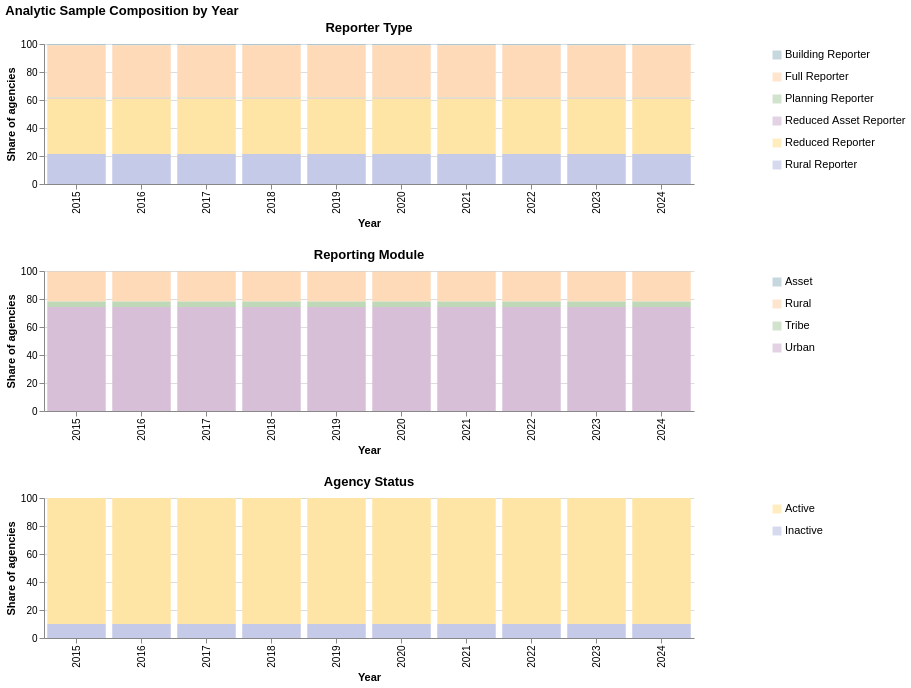

Notebook code for this chart:
### Markdown cell above
Analytical Sample Disclaimer: The mode-level analysis includes all available agency observations in the NTD data and does not separately segment results by reporter type, reporting module, or agency status. The composition of the available agencies varies across years, as shown below, and this variation should be considered when interpreting year-to-year changes in spending, performance, and cost-effectiveness. The results therefore reflect the characteristics of the available reporting sample and should not be interpreted as representing a fixed or identical set of agencies across all years.

### Code cell
sample_chart = chart_ideas.composition_by_year(
    df_merged,
    {
        "reporter_type": "Reporter Type",
        "reporting_module": "Reporting Module",
        "agency_status": "Agency Status",
    },
    chart_title="Analytic Sample Composition by Year"
)

sample_chart

### Figure 1 — Vega specification as saved in the notebook (floating-point values rounded to 4 significant figures)
{"$schema": "https://vega.github.io/schema/vega/v6.json", "data": [{"name": "source_1", "values": [{"category": "Building Reporter", "y": 0}, {"category": "Full Reporter", "y": 1}, {"category": "Planning Reporter", "y": 2}, {"category": "Reduced Asset Reporter", "y": 3}, {"category": "Reduced Reporter", "y": 4}, {"category": "Rural Reporter", "y": 5}]}, {"name": "source_3", "values": [{"category": "Asset", "y": 0}, {"category": "Rural", "y": 1}, {"category": "Tribe", "y": 2}, {"category": "Urban", "y": 3}]}, {"name": "source_5", "values": [{"category": "Active", "y": 0}, {"category": "Inactive", "y": 1}]}, {"name": "source_0", "values": [{"n": 2, "pct": 0.8403, "pct_end": 100.0, "pct_start": 99.16, "reporter_type": "Building Reporter", "year": 2015}, {"n": 89, "pct": 37.39, "pct_end": 99.16, "pct_start": 61.76, "reporter_type": "Full Reporter", "year": 2015}, {"n": 1, "pct": 0.4202, "pct_end": 61.76, "pct_start": 61.34, "reporter_type": "Planning Reporter", "year": 2015}, {"n": 1, "pct": 0.4202, "pct_end": 61.34, "pct_start": 60.92, "reporter_type": "Reduced Asset Reporter", "year": 2015}, {"n": 94, "pct": 39.5, "pct_end": 60.92, "pct_start": 21.43, "reporter_type": "Reduced Reporter", "year": 2015}, {"n": 51, "pct": 21.43, "pct_end": 21.43, "pct_start": 0.0, "reporter_type": "Rural Reporter", "year": 2015}, {"n": 2, "pct": 0.8403, "pct_end": 100.0, "pct_start": 99.16, "reporter_type": "Building Reporter", "year": 2016}, {"n": 89, "pct": 37.39, "pct_end": 99.16, "pct_start": 61.76, "reporter_type": "Full Reporter", "year": 2016}, {"n": 1, "pct": 0.4202, "pct_end": 61.76, "pct_start": 61.34, "reporter_type": "Planning Reporter", "year": 2016}, {"n": 1, "pct": 0.4202, "pct_end": 61.34, "pct_start": 60.92, "reporter_type": "Reduced Asset Reporter", "year": 2016}, {"n": 94, "pct": 39.5, "pct_end": 60.92, "pct_start": 21.43, "reporter_type": "Reduced Reporter", "year": 2016}, {"n": 51, "pct": 21.43, "pct_end": 21.43, "pct_start": 0.0, "reporter_type": "Rural Reporter", "year": 2016}, {"n": 2, "pct": 0.8403, "pct_end": 100.0, "pct_start": 99.16, "reporter_type": "Building Reporter", "year": 2017}, {"n": 89, "pct": 37.39, "pct_end": 99.16, "pct_start": 61.76, "reporter_type": "Full Reporter", "year": 2017}, {"n": 1, "pct": 0.4202, "pct_end": 61.76, "pct_start": 61.34, "reporter_type": "Planning Reporter", "year": 2017}, {"n": 1, "pct": 0.4202, "pct_end": 61.34, "pct_start": 60.92, "reporter_type": "Reduced Asset Reporter", "year": 2017}, {"n": 94, "pct": 39.5, "pct_end": 60.92, "pct_start": 21.43, "reporter_type": "Reduced Reporter", "year": 2017}, {"n": 51, "pct": 21.43, "pct_end": 21.43, "pct_start": 0.0, "reporter_type": "Rural Reporter", "year": 2017}, {"n": 2, "pct": 0.8403, "pct_end": 100.0, "pct_start": 99.16, "reporter_type": "Building Reporter", "year": 2018}, {"n": 89, "pct": 37.39, "pct_end": 99.16, "pct_start": 61.76, "reporter_type": "Full Reporter", "year": 2018}, {"n": 1, "pct": 0.4202, "pct_end": 61.76, "pct_start": 61.34, "reporter_type": "Planning Reporter", "year": 2018}, {"n": 1, "pct": 0.4202, "pct_end": 61.34, "pct_start": 60.92, "reporter_type": "Reduced Asset Reporter", "year": 2018}, {"n": 94, "pct": 39.5, "pct_end": 60.92, "pct_start": 21.43, "reporter_type": "Reduced Reporter", "year": 2018}, {"n": 51, "pct": 21.43, "pct_end": 21.43, "pct_start": 0.0, "reporter_type": "Rural Reporter", "year": 2018}, {"n": 2, "pct": 0.8403, "pct_end": 100.0, "pct_start": 99.16, "reporter_type": "Building Reporter", "year": 2019}, {"n": 89, "pct": 37.39, "pct_end": 99.16, "pct_start": 61.76, "reporter_type": "Full Reporter", "year": 2019}, {"n": 1, "pct": 0.4202, "pct_end": 61.76, "pct_start": 61.34, "reporter_type": "Planning Reporter", "year": 2019}, {"n": 1, "pct": 0.4202, "pct_end": 61.34, "pct_start": 60.92, "reporter_type": "Reduced Asset Reporter", "year": 2019}, {"n": 94, "pct": 39.5, "pct_end": 60.92, "pct_start": 21.43, "reporter_type": "Reduced Reporter", "year": 2019}, {"n": 51, "pct": 21.43, "pct_end": 21.43, "pct_start": 0.0, "reporter_type": "Rural Reporter", "year": 2019}, {"n": 2, "pct": 0.8403, "pct_end": 100.0, "pct_start": 99.16, "reporter_type": "Building Reporter", "year": 2020}, {"n": 89, "pct": 37.39, "pct_end": 99.16, "pct_start": 61.76, "reporter_type": "Full Reporter", "year": 2020}, {"n": 1, "pct": 0.4202, "pct_end": 61.76, "pct_start": 61.34, "reporter_type": "Planning Reporter", "year": 2020}, {"n": 1, "pct": 0.4202, "pct_end": 61.34, "pct_start": 60.92, "reporter_type": "Reduced Asset Reporter", "year": 2020}, {"n": 94, "pct": 39.5, "pct_end": 60.92, "pct_start": 21.43, "reporter_type": "Reduced Reporter", "year": 2020}, {"n": 51, "pct": 21.43, "pct_end": 21.43, "pct_start": 0.0, "reporter_type": "Rural Reporter", "year": 2020}, {"n": 2, "pct": 0.8403, "pct_end": 100.0, "pct_start": 99.16, "reporter_type": "Building Reporter", "year": 2021}, {"n": 89, "pct": 37.39, "pct_end": 99.16, "pct_start": 61.76, "reporter_type": "Full Reporter", "year": 2021}, {"n": 1, "pct": 0.4202, "pct_end": 61.76, "pct_start": 61.34, "reporter_type": "Planning Reporter", "year": 2021}, {"n": 1, "pct": 0.4202, "pct_end": 61.34, "pct_start": 60.92, "reporter_type": "Reduced Asset Reporter", "year": 2021}, {"n": 94, "pct": 39.5, "pct_end": 60.92, "pct_start": 21.43, "reporter_type": "Reduced Reporter", "year": 2021}, {"n": 51, "pct": 21.43, "pct_end": 21.43, "pct_start": 0.0, "reporter_type": "Rural Reporter", "year": 2021}, {"n": 2, "pct": 0.8403, "pct_end": 100.0, "pct_start": 99.16, "reporter_type": "Building Reporter", "year": 2022}, {"n": 89, "pct": 37.39, "pct_end": 99.16, "pct_start": 61.76, "reporter_type": "Full Reporter", "year": 2022}, {"n": 1, "pct": 0.4202, "pct_end": 61.76, "pct_start": 61.34, "reporter_type": "Planning Reporter", "year": 2022}, {"n": 1, "pct": 0.4202, "pct_end": 61.34, "pct_start": 60.92, "reporter_type": "Reduced Asset Reporter", "year": 2022}, {"n": 94, "pct": 39.5, "pct_end": 60.92, "pct_start": 21.43, "reporter_type": "Reduced Reporter", "year": 2022}, {"n": 51, "pct": 21.43, "pct_end": 21.43, "pct_start": 0.0, "reporter_type": "Rural Reporter", "year": 2022}, {"n": 2, "pct": 0.8403, "pct_end": 100.0, "pct_start": 99.16, "reporter_type": "Building Reporter", "year": 2023}, {"n": 89, "pct": 37.39, "pct_end": 99.16, "pct_start": 61.76, "reporter_type": "Full Reporter", "year": 2023}, {"n": 1, "pct": 0.4202, "pct_end": 61.76, "pct_start": 61.34, "reporter_type": "Planning Reporter", "year": 2023}, {"n": 1, "pct": 0.4202, "pct_end": 61.34, "pct_start": 60.92, "reporter_type": "Reduced Asset Reporter", "year": 2023}, {"n": 94, "pct": 39.5, "pct_end": 60.92, "pct_start": 21.43, "reporter_type": "Reduced Reporter", "year": 2023}, {"n": 51, "pct": 21.43, "pct_end": 21.43, "pct_start": 0.0, "reporter_type": "Rural Reporter", "year": 2023}, {"n": 2, "pct": 0.8403, "pct_end": 100.0, "pct_start": 99.16, "reporter_type": "Building Reporter", "year": 2024}, {"n": 89, "pct": 37.39, "pct_end": 99.16, "pct_start": 61.76, "reporter_type": "Full Reporter", "year": 2024}, {"n": 1, "pct": 0.4202, "pct_end": 61.76, "pct_start": 61.34, "reporter_type": "Planning Reporter", "year": 2024}, {"n": 1, "pct": 0.4202, "pct_end": 61.34, "pct_start": 60.92, "reporter_type": "Reduced Asset Reporter", "year": 2024}, {"n": 94, "pct": 39.5, "pct_end": 60.92, "pct_start": 21.43, "reporter_type": "Reduced Reporter", "year": 2024}, {"n": 51, "pct": 21.43, "pct_end": 21.43, "pct_start": 0.0, "reporter_type": "Rural Reporter", "year": 2024}]}, {"name": "source_2", "values": [{"n": 1, "pct": 0.4202, "pct_end": 100.0, "pct_start": 99.58, "reporting_module": "Asset", "year": 2015}, {"n": 51, "pct": 21.43, "pct_end": 99.58, "pct_start": 78.15, "reporting_module": "Rural", "year": 2015}, {"n": 9, "pct": 3.782, "pct_end": 78.15, "pct_start": 74.37, "reporting_module": "Tribe", "year": 2015}, {"n": 177, "pct": 74.37, "pct_end": 74.37, "pct_start": 0.0, "reporting_module": "Urban", "year": 2015}, {"n": 1, "pct": 0.4202, "pct_end": 100.0, "pct_start": 99.58, "reporting_module": "Asset", "year": 2016}, {"n": 51, "pct": 21.43, "pct_end": 99.58, "pct_start": 78.15, "reporting_module": "Rural", "year": 2016}, {"n": 9, "pct": 3.782, "pct_end": 78.15, "pct_start": 74.37, "reporting_module": "Tribe", "year": 2016}, {"n": 177, "pct": 74.37, "pct_end": 74.37, "pct_start": 0.0, "reporting_module": "Urban", "year": 2016}, {"n": 1, "pct": 0.4202, "pct_end": 100.0, "pct_start": 99.58, "reporting_module": "Asset", "year": 2017}, {"n": 51, "pct": 21.43, "pct_end": 99.58, "pct_start": 78.15, "reporting_module": "Rural", "year": 2017}, {"n": 9, "pct": 3.782, "pct_end": 78.15, "pct_start": 74.37, "reporting_module": "Tribe", "year": 2017}, {"n": 177, "pct": 74.37, "pct_end": 74.37, "pct_start": 0.0, "reporting_module": "Urban", "year": 2017}, {"n": 1, "pct": 0.4202, "pct_end": 100.0, "pct_start": 99.58, "reporting_module": "Asset", "year": 2018}, {"n": 51, "pct": 21.43, "pct_end": 99.58, "pct_start": 78.15, "reporting_module": "Rural", "year": 2018}, {"n": 9, "pct": 3.782, "pct_end": 78.15, "pct_start": 74.37, "reporting_module": "Tribe", "year": 2018}, {"n": 177, "pct": 74.37, "pct_end": 74.37, "pct_start": 0.0, "reporting_module": "Urban", "year": 2018}, {"n": 1, "pct": 0.4202, "pct_end": 100.0, "pct_start": 99.58, "reporting_module": "Asset", "year": 2019}, {"n": 51, "pct": 21.43, "pct_end": 99.58, "pct_start": 78.15, "reporting_module": "Rural", "year": 2019}, {"n": 9, "pct": 3.782, "pct_end": 78.15, "pct_start": 74.37, "reporting_module": "Tribe", "year": 2019}, {"n": 177, "pct": 74.37, "pct_end": 74.37, "pct_start": 0.0, "reporting_module": "Urban", "year": 2019}, {"n": 1, "pct": 0.4202, "pct_end": 100.0, "pct_start": 99.58, "reporting_module": "Asset", "year": 2020}, {"n": 51, "pct": 21.43, "pct_end": 99.58, "pct_start": 78.15, "reporting_module": "Rural", "year": 2020}, {"n": 9, "pct": 3.782, "pct_end": 78.15, "pct_start": 74.37, "reporting_module": "Tribe", "year": 2020}, {"n": 177, "pct": 74.37, "pct_end": 74.37, "pct_start": 0.0, "reporting_module": "Urban", "year": 2020}, {"n": 1, "pct": 0.4202, "pct_end": 100.0, "pct_start": 99.58, "reporting_module": "Asset", "year": 2021}, {"n": 51, "pct": 21.43, "pct_end": 99.58, "pct_start": 78.15, "reporting_module": "Rural", "year": 2021}, {"n": 9, "pct": 3.782, "pct_end": 78.15, "pct_start": 74.37, "reporting_module": "Tribe", "year": 2021}, {"n": 177, "pct": 74.37, "pct_end": 74.37, "pct_start": 0.0, "reporting_module": "Urban", "year": 2021}, {"n": 1, "pct": 0.4202, "pct_end": 100.0, "pct_start": 99.58, "reporting_module": "Asset", "year": 2022}, {"n": 51, "pct": 21.43, "pct_end": 99.58, "pct_start": 78.15, "reporting_module": "Rural", "year": 2022}, {"n": 9, "pct": 3.782, "pct_end": 78.15, "pct_start": 74.37, "reporting_module": "Tribe", "year": 2022}, {"n": 177, "pct": 74.37, "pct_end": 74.37, "pct_start": 0.0, "reporting_module": "Urban", "year": 2022}, {"n": 1, "pct": 0.4202, "pct_end": 100.0, "pct_start": 99.58, "reporting_module": "Asset", "year": 2023}, {"n": 51, "pct": 21.43, "pct_end": 99.58, "pct_start": 78.15, "reporting_module": "Rural", "year": 2023}, {"n": 9, "pct": 3.782, "pct_end": 78.15, "pct_start": 74.37, "reporting_module": "Tribe", "year": 2023}, {"n": 177, "pct": 74.37, "pct_end": 74.37, "pct_start": 0.0, "reporting_module": "Urban", "year": 2023}, {"n": 1, "pct": 0.4202, "pct_end": 100.0, "pct_start": 99.58, "reporting_module": "Asset", "year": 2024}, {"n": 51, "pct": 21.43, "pct_end": 99.58, "pct_start": 78.15, "reporting_module": "Rural", "year": 2024}, {"n": 9, "pct": 3.782, "pct_end": 78.15, "pct_start": 74.37, "reporting_module": "Tribe", "year": 2024}, {"n": 177, "pct": 74.37, "pct_end": 74.37, "pct_start": 0.0, "reporting_module": "Urban", "year": 2024}]}, {"name": "source_4", "values": [{"agency_status": "Active", "n": 215, "pct": 89.96, "pct_end": 100.0, "pct_start": 10.04, "year": 2015}, {"agency_status": "Inactive", "n": 24, "pct": 10.04, "pct_end": 10.04, "pct_start": 0.0, "year": 2015}, {"agency_status": "Active", "n": 215, "pct": 89.96, "pct_end": 100.0, "pct_start": 10.04, "year": 2016}, {"agency_status": "Inactive", "n": 24, "pct": 10.04, "pct_end": 10.04, "pct_start": 0.0, "year": 2016}, {"agency_status": "Active", "n": 215, "pct": 89.96, "pct_end": 100.0, "pct_start": 10.04, "year": 2017}, {"agency_status": "Inactive", "n": 24, "pct": 10.04, "pct_end": 10.04, "pct_start": 0.0, "year": 2017}, {"agency_status": "Active", "n": 215, "pct": 89.96, "pct_end": 100.0, "pct_start": 10.04, "year": 2018}, {"agency_status": "Inactive", "n": 24, "pct": 10.04, "pct_end": 10.04, "pct_start": 0.0, "year": 2018}, {"agency_status": "Active", "n": 215, "pct": 89.96, "pct_end": 100.0, "pct_start": 10.04, "year": 2019}, {"agency_status": "Inactive", "n": 24, "pct": 10.04, "pct_end": 10.04, "pct_start": 0.0, "year": 2019}, {"agency_status": "Active", "n": 215, "pct": 89.96, "pct_end": 100.0, "pct_start": 10.04, "year": 2020}, {"agency_status": "Inactive", "n": 24, "pct": 10.04, "pct_end": 10.04, "pct_start": 0.0, "year": 2020}, {"agency_status": "Active", "n": 215, "pct": 89.96, "pct_end": 100.0, "pct_start": 10.04, "year": 2021}, {"agency_status": "Inactive", "n": 24, "pct": 10.04, "pct_end": 10.04, "pct_start": 0.0, "year": 2021}, {"agency_status": "Active", "n": 215, "pct": 89.96, "pct_end": 100.0, "pct_start": 10.04, "year": 2022}, {"agency_status": "Inactive", "n": 24, "pct": 10.04, "pct_end": 10.04, "pct_start": 0.0, "year": 2022}, {"agency_status": "Active", "n": 215, "pct": 89.96, "pct_end": 100.0, "pct_start": 10.04, "year": 2023}, {"agency_status": "Inactive", "n": 24, "pct": 10.04, "pct_end": 10.04, "pct_start": 0.0, "year": 2023}, {"agency_status": "Active", "n": 215, "pct": 89.96, "pct_end": 100.0, "pct_start": 10.04, "year": 2024}, {"agency_status": "Inactive", "n": 24, "pct": 10.04, "pct_end": 10.04, "pct_start": 0.0, "year": 2024}]}, {"name": "source_0_concat_0_concat_0_x_domain_year", "values": [{"year": 2015}, {"year": 2016}, {"year": 2017}, {"year": 2018}, {"year": 2019}, {"year": 2020}, {"year": 2021}, {"year": 2022}, {"year": 2023}, {"year": 2024}]}, {"name": "source_1_concat_0_concat_1_y_domain_y", "values": [{"y": 0}, {"y": 1}, {"y": 2}, {"y": 3}, {"y": 4}, {"y": 5}]}, {"name": "source_2_concat_1_concat_0_x_domain_year", "values": [{"year": 2015}, {"year": 2016}, {"year": 2017}, {"year": 2018}, {"year": 2019}, {"year": 2020}, {"year": 2021}, {"year": 2022}, {"year": 2023}, {"year": 2024}]}, {"name": "source_3_concat_1_concat_1_y_domain_y", "values": [{"y": 0}, {"y": 1}, {"y": 2}, {"y": 3}]}, {"name": "source_4_concat_2_concat_0_x_domain_year", "values": [{"year": 2015}, {"year": 2016}, {"year": 2017}, {"year": 2018}, {"year": 2019}, {"year": 2020}, {"year": 2021}, {"year": 2022}, {"year": 2023}, {"year": 2024}]}, {"name": "source_5_concat_2_concat_1_y_domain_y", "values": [{"y": 0}, {"y": 1}]}], "signals": [{"name": "concat_0_concat_0_width", "value": 650}, {"name": "concat_0_concat_0_height", "value": 140}, {"name": "concat_0_concat_1_width", "value": 150}, {"name": "concat_0_concat_1_height", "value": 132}, {"name": "concat_1_concat_0_width", "value": 650}, {"name": "concat_1_concat_0_height", "value": 140}, {"name": "concat_1_concat_1_width", "value": 150}, {"name": "concat_1_concat_1_height", "value": 88}, {"name": "concat_2_concat_0_width", "value": 650}, {"name": "concat_2_concat_0_height", "value": 140}, {"name": "concat_2_concat_1_width", "value": 150}, {"name": "concat_2_concat_1_height", "value": 44}], "marks": [{"type": "group", "name": "concat_0_group", "marks": [{"type": "group", "name": "concat_0_concat_0_group", "encode": {"update": {"width": {"signal": "concat_0_concat_0_width"}, "height": {"signal": "concat_0_concat_0_height"}}}, "marks": [{"type": "rect", "name": "concat_0_concat_0_marks", "from": {"data": "source_0"}, "encode": {"update": {"fill": {"field": "reporter_type", "scale": "color"}, "x": {"field": "year", "scale": "concat_0_concat_0_x"}, "y2": {"field": "pct_start", "scale": "concat_0_concat_0_y"}, "width": {"signal": "max(0.25, bandwidth('concat_0_concat_0_x'))"}, "tooltip": {"signal": "{\"year\": isValid(datum[\"year\"]) ? isArray(datum[\"year\"]) ? join(datum[\"year\"], '\\n') : datum[\"year\"] : \"\"+datum[\"year\"], \"Reporter Type\": isValid(datum[\"reporter_type\"]) ? isArray(datum[\"reporter_type\"]) ? join(datum[\"reporter_type\"], '\\n') : datum[\"reporter_type\"] : \"\"+datum[\"reporter_type\"], \"n\": format(datum[\"n\"], \"\"), \"Share\": format(datum[\"pct\"], \".1f\")}"}, "y": {"field": "pct_end", "scale": "concat_0_concat_0_y"}}}, "style": ["bar"]}], "axes": [{"scale": "concat_0_concat_0_y", "tickCount": {"signal": "ceil(concat_0_concat_0_height/40)"}, "grid": true, "orient": "left", "labels": false, "minExtent": 0, "domain": false, "aria": false, "gridScale": "concat_0_concat_0_x", "ticks": false, "maxExtent": 0, "zindex": 0}, {"scale": "concat_0_concat_0_x", "zindex": 0, "labelAngle": 270, "labelBaseline": "middle", "orient": "bottom", "grid": false, "labelAlign": "right", "title": "Year"}, {"scale": "concat_0_concat_0_y", "title": "Share of agencies", "zindex": 0, "grid": false, "orient": "left", "labelOverlap": true, "tickCount": {"signal": "ceil(concat_0_concat_0_height/40)"}}], "title": {"text": "Reporter Type", "frame": "group"}, "style": "cell"}, {"type": "group", "name": "concat_0_concat_1_group", "encode": {"update": {"width": {"signal": "concat_0_concat_1_width"}, "height": {"signal": "concat_0_concat_1_height"}}}, "marks": [{"type": "symbol", "name": "concat_0_concat_1_layer_0_marks", "from": {"data": "source_1"}, "encode": {"update": {"x": {"signal": "concat_0_concat_1_width", "mult": 0.5}, "size": {"value": 80}, "y": {"field": "y", "scale": "concat_0_concat_1_y"}, "fill": {"field": "category", "scale": "color"}, "shape": {"value": "square"}, "opacity": {"value": 0.7}}}, "style": ["square"]}, {"type": "text", "name": "concat_0_concat_1_layer_1_marks", "from": {"data": "source_1"}, "encode": {"update": {"y": {"field": "y", "scale": "concat_0_concat_1_y"}, "dx": {"value": 8}, "baseline": {"value": "middle"}, "text": {"signal": "isValid(datum[\"category\"]) ? datum[\"category\"] : \"\"+datum[\"category\"]"}, "fontSize": {"value": 11}, "fill": {"value": "black"}, "align": {"value": "left"}, "x": {"signal": "concat_0_concat_1_width", "mult": 0.5}}}, "style": ["text"]}], "style": "cell"}], "layout": {"padding": 8, "bounds": "full", "align": "each"}}, {"type": "group", "name": "concat_1_group", "marks": [{"type": "group", "name": "concat_1_concat_0_group", "encode": {"update": {"width": {"signal": "concat_1_concat_0_width"}, "height": {"signal": "concat_1_concat_0_height"}}}, "marks": [{"type": "rect", "name": "concat_1_concat_0_marks", "from": {"data": "source_2"}, "encode": {"update": {"x": {"field": "year", "scale": "concat_1_concat_0_x"}, "width": {"signal": "max(0.25, bandwidth('concat_1_concat_0_x'))"}, "fill": {"field": "reporting_module", "scale": "color"}, "y": {"field": "pct_end", "scale": "concat_1_concat_0_y"}, "tooltip": {"signal": "{\"year\": isValid(datum[\"year\"]) ? isArray(datum[\"year\"]) ? join(datum[\"year\"], '\\n') : datum[\"year\"] : \"\"+datum[\"year\"], \"Reporting Module\": isValid(datum[\"reporting_module\"]) ? isArray(datum[\"reporting_module\"]) ? join(datum[\"reporting_module\"], '\\n') : datum[\"reporting_module\"] : \"\"+datum[\"reporting_module\"], \"n\": format(datum[\"n\"], \"\"), \"Share\": format(datum[\"pct\"], \".1f\")}"}, "y2": {"field": "pct_start", "scale": "concat_1_concat_0_y"}}}, "style": ["bar"]}], "axes": [{"scale": "concat_1_concat_0_y", "orient": "left", "grid": true, "zindex": 0, "maxExtent": 0, "labels": false, "ticks": false, "aria": false, "minExtent": 0, "tickCount": {"signal": "ceil(concat_1_concat_0_height/40)"}, "gridScale": "concat_1_concat_0_x", "domain": false}, {"scale": "concat_1_concat_0_x", "title": "Year", "labelAngle": 270, "zindex": 0, "grid": false, "labelAlign": "right", "orient": "bottom", "labelBaseline": "middle"}, {"scale": "concat_1_concat_0_y", "zindex": 0, "title": "Share of agencies", "orient": "left", "grid": false, "labelOverlap": true, "tickCount": {"signal": "ceil(concat_1_concat_0_height/40)"}}], "title": {"text": "Reporting Module", "frame": "group"}, "style": "cell"}, {"type": "group", "name": "concat_1_concat_1_group", "encode": {"update": {"height": {"signal": "concat_1_concat_1_height"}, "width": {"signal": "concat_1_concat_1_width"}}}, "marks": [{"type": "symbol", "name": "concat_1_concat_1_layer_0_marks", "from": {"data": "source_3"}, "encode": {"update": {"x": {"signal": "concat_1_concat_1_width", "mult": 0.5}, "size": {"value": 80}, "opacity": {"value": 0.7}, "y": {"field": "y", "scale": "concat_1_concat_1_y"}, "fill": {"field": "category", "scale": "color"}, "shape": {"value": "square"}}}, "style": ["square"]}, {"type": "text", "name": "concat_1_concat_1_layer_1_marks", "from": {"data": "source_3"}, "encode": {"update": {"text": {"signal": "isValid(datum[\"category\"]) ? datum[\"category\"] : \"\"+datum[\"category\"]"}, "align": {"value": "left"}, "baseline": {"value": "middle"}, "y": {"field": "y", "scale": "concat_1_concat_1_y"}, "dx": {"value": 8}, "fontSize": {"value": 11}, "fill": {"value": "black"}, "x": {"signal": "concat_1_concat_1_width", "mult": 0.5}}}, "style": ["text"]}], "style": "cell"}], "layout": {"padding": 8, "bounds": "full", "align": "each"}}, {"type": "group", "name": "concat_2_group", "marks": [{"type": "group", "name": "concat_2_concat_0_group", "encode": {"update": {"width": {"signal": "concat_2_concat_0_width"}, "height": {"signal": "concat_2_concat_0_height"}}}, "marks": [{"type": "rect", "name": "concat_2_concat_0_marks", "from": {"data": "source_4"}, "encode": {"update": {"y2": {"field": "pct_start", "scale": "concat_2_concat_0_y"}, "fill": {"field": "agency_status", "scale": "color"}, "width": {"signal": "max(0.25, bandwidth('concat_2_concat_0_x'))"}, "tooltip": {"signal": "{\"year\": isValid(datum[\"year\"]) ? isArray(datum[\"year\"]) ? join(datum[\"year\"], '\\n') : datum[\"year\"] : \"\"+datum[\"year\"], \"Agency Status\": isValid(datum[\"agency_status\"]) ? isArray(datum[\"agency_status\"]) ? join(datum[\"agency_status\"], '\\n') : datum[\"agency_status\"] : \"\"+datum[\"agency_status\"], \"n\": format(datum[\"n\"], \"\"), \"Share\": format(datum[\"pct\"], \".1f\")}"}, "y": {"field": "pct_end", "scale": "concat_2_concat_0_y"}, "x": {"field": "year", "scale": "concat_2_concat_0_x"}}}, "style": ["bar"]}], "axes": [{"scale": "concat_2_concat_0_y", "zindex": 0, "aria": false, "minExtent": 0, "gridScale": "concat_2_concat_0_x", "maxExtent": 0, "orient": "left", "labels": false, "tickCount": {"signal": "ceil(concat_2_concat_0_height/40)"}, "domain": false, "ticks": false, "grid": true}, {"scale": "concat_2_concat_0_x", "title": "Year", "orient": "bottom", "grid": false, "labelAngle": 270, "labelBaseline": "middle", "labelAlign": "right", "zindex": 0}, {"scale": "concat_2_concat_0_y", "tickCount": {"signal": "ceil(concat_2_concat_0_height/40)"}, "title": "Share of agencies", "grid": false, "orient": "left", "labelOverlap": true, "zindex": 0}], "title": {"text": "Agency Status", "frame": "group"}, "style": "cell"}, {"type": "group", "name": "concat_2_concat_1_group", "encode": {"update": {"width": {"signal": "concat_2_concat_1_width"}, "height": {"signal": "concat_2_concat_1_height"}}}, "marks": [{"type": "symbol", "name": "concat_2_concat_1_layer_0_marks", "from": {"data": "source_5"}, "encode": {"update": {"size": {"value": 80}, "x": {"signal": "concat_2_concat_1_width", "mult": 0.5}, "fill": {"field": "category", "scale": "color"}, "y": {"field": "y", "scale": "concat_2_concat_1_y"}, "shape": {"value": "square"}, "opacity": {"value": 0.7}}}, "style": ["square"]}, {"type": "text", "name": "concat_2_concat_1_layer_1_marks", "from": {"data": "source_5"}, "encode": {"update": {"fontSize": {"value": 11}, "baseline": {"value": "middle"}, "text": {"signal": "isValid(datum[\"category\"]) ? datum[\"category\"] : \"\"+datum[\"category\"]"}, "dx": {"value": 8}, "fill": {"value": "black"}, "y": {"field": "y", "scale": "concat_2_concat_1_y"}, "x": {"signal": "concat_2_concat_1_width", "mult": 0.5}, "align": {"value": "left"}}}, "style": ["text"]}], "style": "cell"}], "layout": {"padding": 8, "bounds": "full", "align": "each"}}], "scales": [{"name": "color", "type": "ordinal", "domain": {"fields": [["Building Reporter", "Full Reporter", "Planning Reporter", "Reduced Asset Reporter", "Reduced Reporter", "Rural Reporter"], ["Asset", "Rural", "Tribe", "Urban"], ["Active", "Inactive"]]}, "range": ["#AEC6CF", "#FFDAB9", "#BFD8B8", "#D8BFD8", "#FFE5A5", "#C5CAE9"]}, {"name": "concat_0_concat_0_x", "type": "band", "domain": {"data": "source_0_concat_0_concat_0_x_domain_year", "field": "year", "sort": true}, "range": [0, {"signal": "concat_0_concat_0_width"}], "paddingInner": 0.1, "paddingOuter": 0.05}, {"name": "concat_0_concat_0_y", "type": "linear", "domain": [0, 100], "range": [{"signal": "concat_0_concat_0_height"}, 0], "zero": true}, {"name": "concat_0_concat_1_y", "type": "point", "domain": {"data": "source_1_concat_0_concat_1_y_domain_y", "field": "y", "sort": true}, "range": [0, {"signal": "concat_0_concat_1_height"}], "padding": 0.5}, {"name": "concat_1_concat_0_x", "type": "band", "domain": {"data": "source_2_concat_1_concat_0_x_domain_year", "field": "year", "sort": true}, "range": [0, {"signal": "concat_1_concat_0_width"}], "paddingInner": 0.1, "paddingOuter": 0.05}, {"name": "concat_1_concat_0_y", "type": "linear", "domain": [0, 100], "range": [{"signal": "concat_1_concat_0_height"}, 0], "zero": true}, {"name": "concat_1_concat_1_y", "type": "point", "domain": {"data": "source_3_concat_1_concat_1_y_domain_y", "field": "y", "sort": true}, "range": [0, {"signal": "concat_1_concat_1_height"}], "padding": 0.5}, {"name": "concat_2_concat_0_x", "type": "band", "domain": {"data": "source_4_concat_2_concat_0_x_domain_year", "field": "year", "sort": true}, "range": [0, {"signal": "concat_2_concat_0_width"}], "paddingInner": 0.1, "paddingOuter": 0.05}, {"name": "concat_2_concat_0_y", "type": "linear", "domain": [0, 100], "range": [{"signal": "concat_2_concat_0_height"}, 0], "zero": true}, {"name": "concat_2_concat_1_y", "type": "point", "domain": {"data": "source_5_concat_2_concat_1_y_domain_y", "field": "y", "sort": true}, "range": [0, {"signal": "concat_2_concat_1_height"}], "padding": 0.5}], "title": {"text": "Analytic Sample Composition by Year", "anchor": "start"}, "padding": 5, "layout": {"padding": 20, "columns": 1, "bounds": "full", "align": "each"}, "config": {"style": {"cell": {"strokeWidth": 0}}}, "background": "white"}
